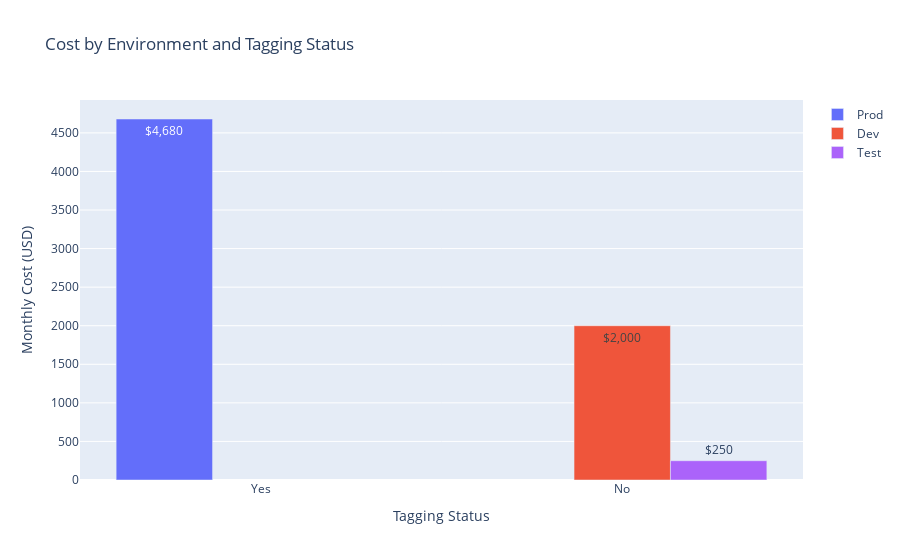

Notebook code cell kept with this figure:
### Code cell
# Visualize environment comparison
fig = go.Figure()

for env in df['Environment'].unique():
    env_data = df[df['Environment'] == env].groupby('Tagged')['MonthlyCostUSD'].sum()
    fig.add_trace(go.Bar(
        name=env,
        x=env_data.index,
        y=env_data.values,
        text=env_data.values,
        texttemplate='$%{text:,.0f}',
        textposition='auto'
    ))

fig.update_layout(
    title='Cost by Environment and Tagging Status',
    xaxis_title='Tagging Status',
    yaxis_title='Monthly Cost (USD)',
    barmode='group'
)
fig.show()

### Figure 1 — Plotly figure (JSON) as saved in the notebook; plotly's stock layout.template omitted (floating-point values rounded to 4 significant figures)
{"data": [{"name": "Prod", "text": [4680.0], "textposition": "auto", "texttemplate": "$%{text:,.0f}", "type": "bar", "x": ["Yes"], "y": [4680]}, {"name": "Dev", "text": [2000.0], "textposition": "auto", "texttemplate": "$%{text:,.0f}", "type": "bar", "x": ["No"], "y": [2000]}, {"name": "nan", "text": [], "textposition": "auto", "texttemplate": "$%{text:,.0f}", "type": "bar", "x": [], "y": []}, {"name": "Test", "text": [250.0], "textposition": "auto", "texttemplate": "$%{text:,.0f}", "type": "bar", "x": ["No"], "y": [250]}], "layout": {"barmode": "group", "title": {"text": "Cost by Environment and Tagging Status"}, "xaxis": {"title": {"text": "Tagging Status"}}, "yaxis": {"title": {"text": "Monthly Cost (USD)"}}}}
